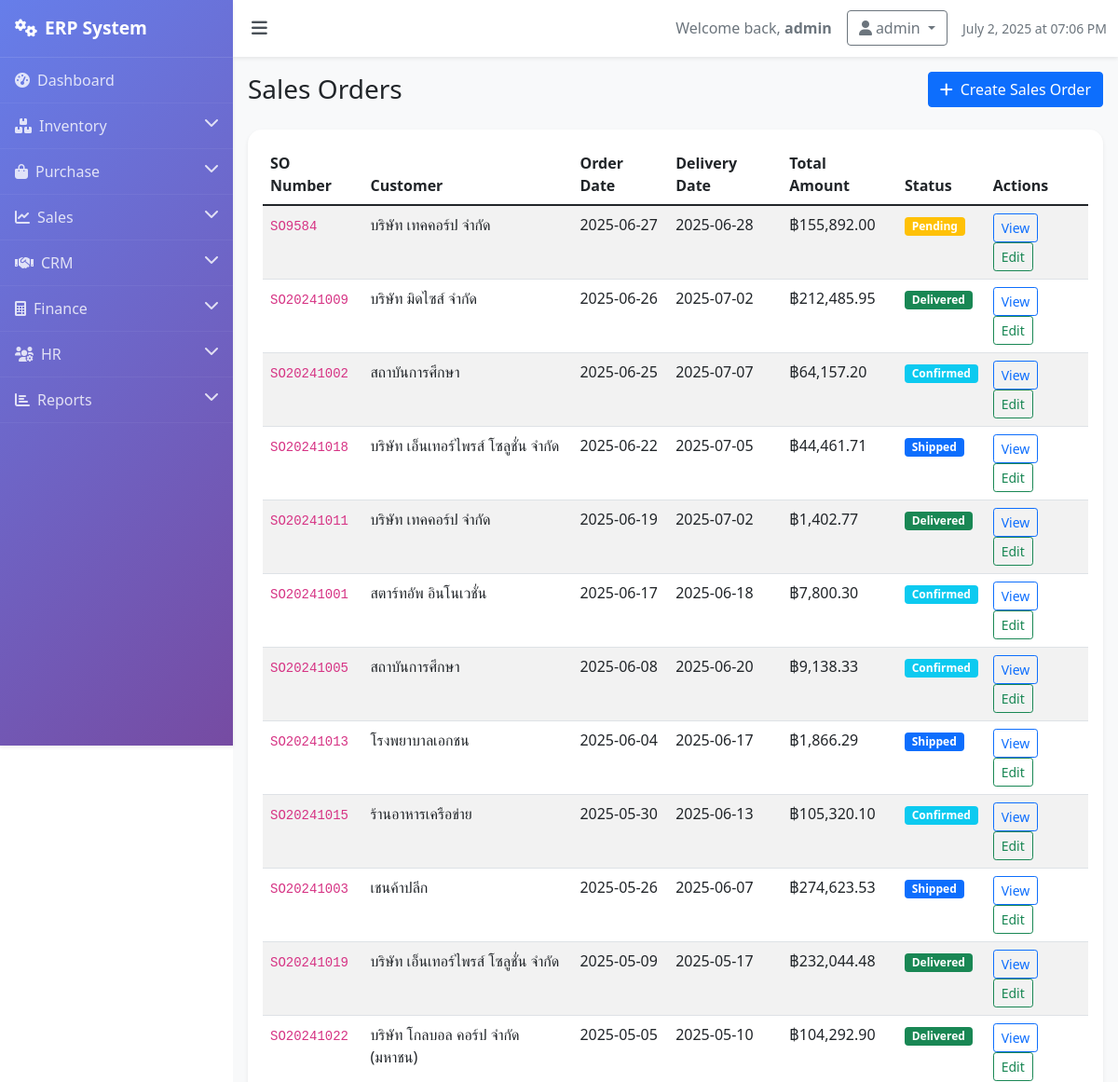
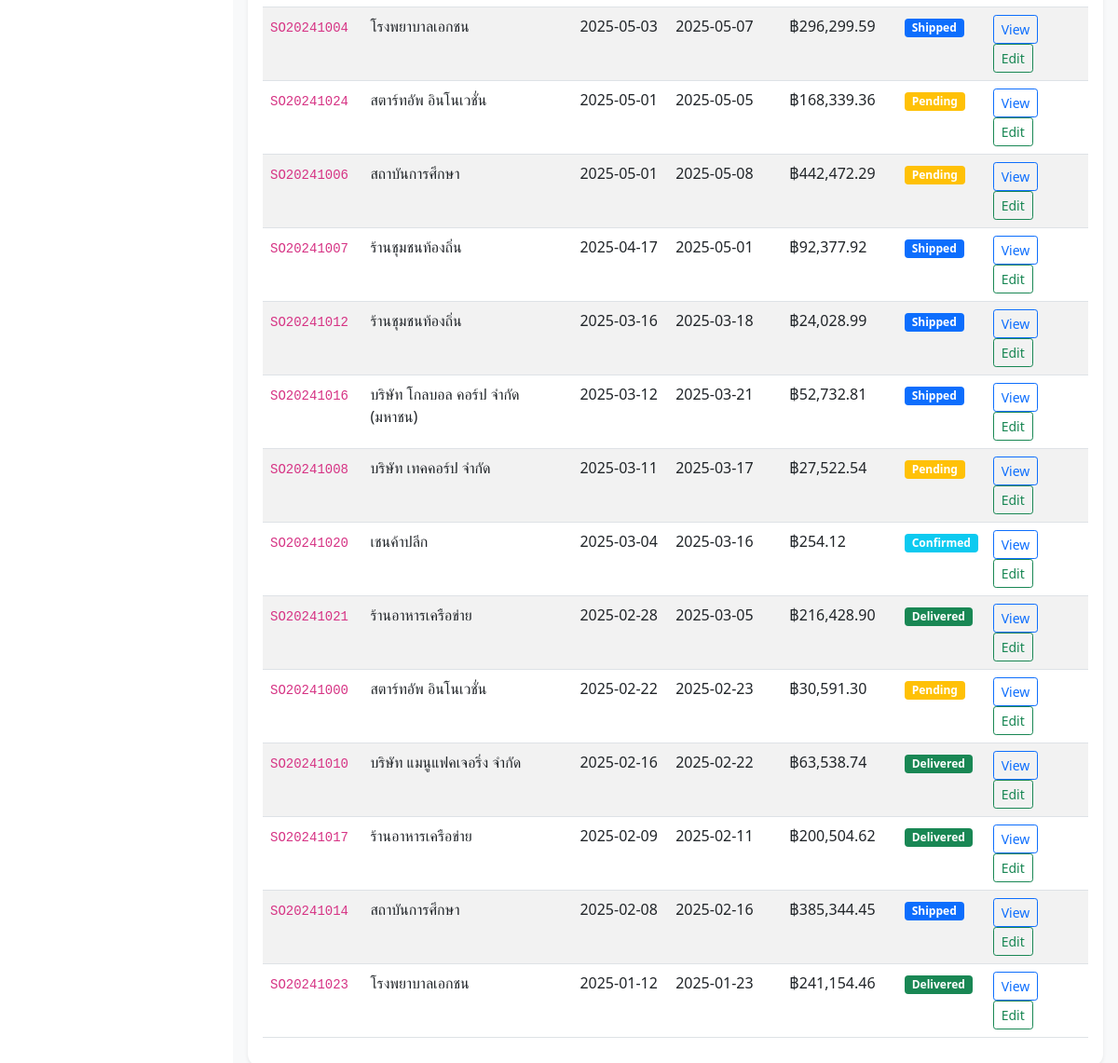
The app's page /sales (signed in) with its own data (2 pictures, top to bottom).
### models.py (models this page shows, shortened)
class SalesOrder(db.Model):
    id = db.Column(db.Integer, primary_key=True)
    so_number = db.Column(db.String(50), unique=True, nullable=False)
    customer_id = db.Column(db.Integer, db.ForeignKey('customer.id'), nullable=False)
    order_date = db.Column(db.DateTime, default=lambda: datetime.now(timezone.utc))
    delivery_date = db.Column(db.DateTime)
    status = db.Column(db.String(20), default='pending')  # pending, confirmed, shipped, delivered, cancelled
    total_amount = db.Column(db.Float, default=0.0)
    discount = db.Column(db.Float, default=0.0)
    tax_amount = db.Column(db.Float, default=0.0)
    notes = db.Column(db.Text)
    items = db.relationship('SalesOrderItem', backref='sales_order', lazy=True, cascade='all, delete-orphan')

class Customer(db.Model):
    id = db.Column(db.Integer, primary_key=True)
    name = db.Column(db.String(100), nullable=False)
    email = db.Column(db.String(120), unique=True, nullable=False)
    phone = db.Column(db.String(20))
    address = db.Column(db.Text)
    customer_type = db.Column(db.String(20), default='regular')
    credit_limit = db.Column(db.Float, default=0.0)
    created_at = db.Column(db.DateTime, default=lambda: datetime.now(timezone.utc))
    sales_orders = db.relationship('SalesOrder', backref='customer', lazy=True)

### routes.py (the view)
    @app.route('/sales')
    def sales():
        if 'user_id' not in session:
            return redirect(url_for('login'))
        sales_orders = SalesOrder.query.order_by(SalesOrder.order_date.desc()).all()
        return render_template('sales/sales.html', sales_orders=sales_orders)

### templates/sales/sales.html (shortened to what this page needs)
{% extends "base.html" %}
{% block content %}
<div class="d-flex justify-content-between align-items-center mb-4">
    <h1 class="h3 mb-0">Sales Orders</h1>
    <a href="{{ url_for('add_sales_order') }}" class="btn btn-primary">
        <i class="fas fa-plus me-2"></i>Create Sales Order
    </a>
</div>
<div class="card">
    <div class="card-body">
        {% if sales_orders %}
        <div class="table-responsive">
            <table class="table table-striped">
                <thead>
                    <tr>
                        <th>SO Number</th>
                        <th>Customer</th>
                        <th>Order Date</th>
                        <th>Delivery Date</th>
                        <th>Total Amount</th>
                        <th>Status</th>
                        <th>Actions</th>
                    </tr>
                </thead>
                <tbody>
                    {% for order in sales_orders %}
                    <tr>
                        <td><code>{{ order.so_number }}</code></td>
                        <td>{{ order.customer.name }}</td>
                        <td>{{ order.order_date.strftime('%Y-%m-%d') }}</td>
                        <td>{{ order.delivery_date.strftime('%Y-%m-%d') if order.delivery_date else 'TBD' }}</td>
                        <td>฿{{ "{:,.2f}".format(order.total_amount or 0) }}</td>
                        <td>
                            {% if order.status == 'pending' %}
                                <span class="badge bg-warning">Pending</span>
                            {% elif order.status == 'confirmed' %}
                                <span class="badge bg-info">Confirmed</span>
                            {% elif order.status == 'shipped' %}
                                <span class="badge bg-primary">Shipped</span>
                            {% elif order.status == 'delivered' %}
                                <span class="badge bg-success">Delivered</span>
                            {% else %}
                                <span class="badge bg-danger">Cancelled</span>
                            {% endif %}
                        </td>
                        <td>
                            <button class="btn btn-sm btn-outline-primary">View</button>
                            <button class="btn btn-sm btn-outline-success">Edit</button>
                        </td>
                    </tr>
                    {% endfor %}
                </tbody>
            </table>
        </div>
        {% else %}
        <div class="text-center py-4">
            <i class="fas fa-shopping-cart fa-3x text-muted mb-3"></i>
            <p class="text-muted">No sales orders found. <a href="{{ url_for('add_sales_order') }}">Create your first sales order</a></p>
        </div>
        {% endif %}
    </div>
</div>
{% endblock %}

### templates/base.html (style rules this page uses)
body { overflow-x: hidden; }
.card { border: none; border-radius: 15px; box-shadow: 0 0.125rem 0.25rem rgba(0, 0, 0, 0.075); transition: transform 0.2s; }

### records on screen
SalesOrder: so_number "SO9584", customer.name "บริษัท เทคคอร์ป จำกัด", order_date "2025-06-27", delivery_date "2025-06-28", total_amount "155,892.00", status "Pending"
SalesOrder: so_number "SO20241009", customer.name "บริษัท มิดไซส์ จำกัด", order_date "2025-06-26", delivery_date "2025-07-02", total_amount "212,485.95", status "Delivered"
SalesOrder: so_number "SO20241002", customer.name "สถาบันการศึกษา", order_date "2025-06-25", delivery_date "2025-07-07", total_amount "64,157.20", status "Confirmed"
SalesOrder: so_number "SO20241018", customer.name "บริษัท เอ็นเทอร์ไพรส์ โซลูชั่น จำกัด", order_date "2025-06-22", delivery_date "2025-07-05", total_amount "44,461.71", status "Shipped"
SalesOrder: so_number "SO20241011", customer.name "บริษัท เทคคอร์ป จำกัด", order_date "2025-06-19", delivery_date "2025-07-02", total_amount "1,402.77", status "Delivered"
SalesOrder: so_number "SO20241001", customer.name "สตาร์ทอัพ อินโนเวชั่น", order_date "2025-06-17", delivery_date "2025-06-18", total_amount "7,800.30", status "Confirmed"
SalesOrder: so_number "SO20241005", customer.name "สถาบันการศึกษา", order_date "2025-06-08", delivery_date "2025-06-20", total_amount "9,138.33", status "Confirmed"
SalesOrder: so_number "SO20241013", customer.name "โรงพยาบาลเอกชน", order_date "2025-06-04", delivery_date "2025-06-17", total_amount "1,866.29", status "Shipped"
SalesOrder: so_number "SO20241015", customer.name "ร้านอาหารเครือข่าย", order_date "2025-05-30", delivery_date "2025-06-13", total_amount "105,320.10", status "Confirmed"
SalesOrder: so_number "SO20241003", customer.name "เชนค้าปลีก", order_date "2025-05-26", delivery_date "2025-06-07", total_amount "274,623.53", status "Shipped"
SalesOrder: so_number "SO20241019", customer.name "บริษัท เอ็นเทอร์ไพรส์ โซลูชั่น จำกัด", order_date "2025-05-09", delivery_date "2025-05-17", total_amount "232,044.48", status "Delivered"
SalesOrder: so_number "SO20241022", customer.name "บริษัท โกลบอล คอร์ป จำกัด (มหาชน)", order_date "2025-05-05", delivery_date "2025-05-10", total_amount "104,292.90", status "Delivered"
SalesOrder: so_number "SO20241004", customer.name "โรงพยาบาลเอกชน", order_date "2025-05-03", delivery_date "2025-05-07", total_amount "296,299.59", status "Shipped"
SalesOrder: so_number "SO20241024", customer.name "สตาร์ทอัพ อินโนเวชั่น", order_date "2025-05-01", delivery_date "2025-05-05", total_amount "168,339.36", status "Pending"
SalesOrder: so_number "SO20241006", customer.name "สถาบันการศึกษา", order_date "2025-05-01", delivery_date "2025-05-08", total_amount "442,472.29", status "Pending"
SalesOrder: so_number "SO20241007", customer.name "ร้านชุมชนท้องถิ่น", order_date "2025-04-17", delivery_date "2025-05-01", total_amount "92,377.92", status "Shipped"
SalesOrder: so_number "SO20241012", customer.name "ร้านชุมชนท้องถิ่น", order_date "2025-03-16", delivery_date "2025-03-18", total_amount "24,028.99", status "Shipped"
SalesOrder: so_number "SO20241016", customer.name "บริษัท โกลบอล คอร์ป จำกัด (มหาชน)", order_date "2025-03-12", delivery_date "2025-03-21", total_amount "52,732.81", status "Shipped"
SalesOrder: so_number "SO20241008", customer.name "บริษัท เทคคอร์ป จำกัด", order_date "2025-03-11", delivery_date "2025-03-17", total_amount "27,522.54", status "Pending"
SalesOrder: so_number "SO20241020", customer.name "เชนค้าปลีก", order_date "2025-03-04", delivery_date "2025-03-16", total_amount "254.12", status "Confirmed"
SalesOrder: so_number "SO20241021", customer.name "ร้านอาหารเครือข่าย", order_date "2025-02-28", delivery_date "2025-03-05", total_amount "216,428.90", status "Delivered"
SalesOrder: so_number "SO20241000", customer.name "สตาร์ทอัพ อินโนเวชั่น", order_date "2025-02-22", delivery_date "2025-02-23", total_amount "30,591.30", status "Pending"
SalesOrder: so_number "SO20241010", customer.name "บริษัท แมนูแฟคเจอริ่ง จำกัด", order_date "2025-02-16", delivery_date "2025-02-22", total_amount "63,538.74", status "Delivered"
SalesOrder: so_number "SO20241017", customer.name "ร้านอาหารเครือข่าย", order_date "2025-02-09", delivery_date "2025-02-11", total_amount "200,504.62", status "Delivered"
SalesOrder: so_number "SO20241014", customer.name "สถาบันการศึกษา", order_date "2025-02-08", delivery_date "2025-02-16", total_amount "385,344.45", status "Shipped"
SalesOrder: so_number "SO20241023", customer.name "โรงพยาบาลเอกชน", order_date "2025-01-12", delivery_date "2025-01-23", total_amount "241,154.46", status "Delivered"

### other values on screen
{{ session.username }} "admin"
